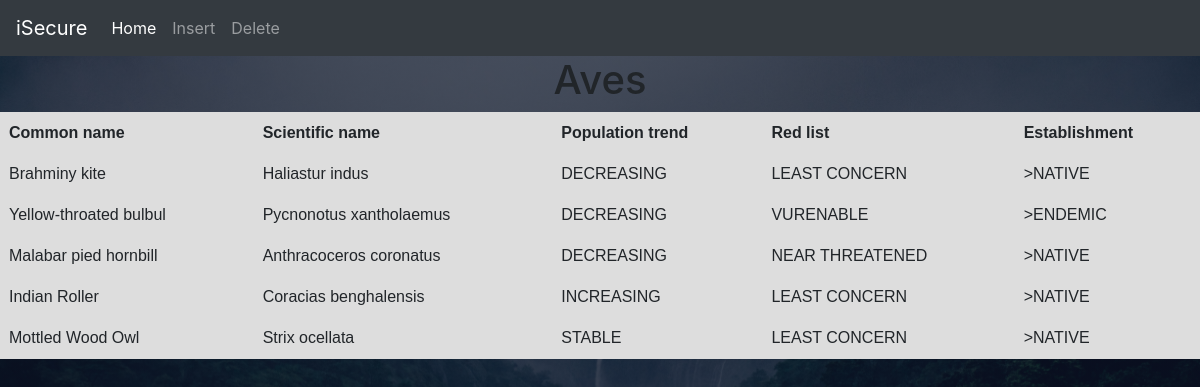
/displayaves.php, run on the app's committed database.
### tables this page shows
CREATE TABLE `aves` (
  `name` varchar(23) NOT NULL,
  `scientific_name` varchar(23) NOT NULL,
  `population_trend` varchar(23) NOT NULL,
  `red_list` varchar(23) NOT NULL,
  `establishment` varchar(23) NOT NULL
);

### displayaves.php (the view, shortened to what this page needs)
<!DOCTYPE html>
<html>
    <head>
    <?php include 'links.php'; ?>
    <link rel="stylesheet" href="table.css">
        <link rel="stylesheet" href="https://stackpath.bootstrapcdn.com/bootstrap/4.4.1/css/bootstrap.min.css">
    </head>
    <body>
    <nav class="navbar navbar-expand-lg navbar-dark bg-dark">
  <a class="navbar-brand" href="/forest">iSecure</a>
  <div class="collapse navbar-collapse" id="navbarSupportedContent">
    <ul class="navbar-nav mr-auto">
      <li class="nav-item active">
        <a class="nav-link" href="/forest/firstp.php">Home <span class="sr-only">(current)</span></a>
      </li>
      <li class="nav-item">
        <a class="nav-link" href="/forest/insertaves.php">Insert</a>
      </li>
      <li class="nav-item">
        <a class="nav-link" href="/forest/deleteaves.php">Delete</a>
      </li>
  </div>
</nav><div = class="main-div">
<h1 class="text-center">Aves</h1>
            <div class ="center-div">
                <div class = "table-responsive">
                    <table>
                        <thead>
                            <tr>
                                <th> Common name</th>
                                <th> Scientific name </th>
                                <th> Population trend </th>
                                <th> Red list </th>
                                <th> Establishment </th>
                            </tr>
                        </thead>
                        <tbody>
                        <?php
                        include 'connection.php';
                        $selectquery = " select * from aves";
                        $query = mysqli_query($conn, $selectquery);
                        while($res = mysqli_fetch_array($query)){
                        ?>
                        <tr>
                        <td><?php echo $res['name']; ?></td>
                        <td><?php echo $res['scientific_name']; ?> </td>
                        <td><?php echo $res['population_trend']; ?></td>
                        <td><?php echo $res['red_list']; ?> </td>
                        <td>><?php echo $res['establishment']; ?> </td>
                        </tr>
                        <?php
                        }
                        ?>
                        </tbody>
                    </table>
                </div>
            </div>
        </div>
    </body>
</html>

### table.css (style rules this page uses)
table { font-family: Arial, sans-serif; border-collapse: collapse; width: 100%; border: 1px solid #ddd; }
th, td { border-right: 1px solid #ddd; border-bottom: 1px solid #ddd; padding: 8px; text-align: left; }
th,td { border-left: 1px solid #ddd; border-top: 1px solid #ddd; background-color: #ddd;background-color: #ddd; }
body { min-height: 100vh; width: 100%; background-image: linear-gradient(rgba(4, 9, 30, 0.7), rgba(4, 9, 30, 0.7)), url(figure.jpg); background-position: center; background-size: cover; position: relative; }

### data on the page
aves: name "Brahminy kite", scientific_name "Haliastur indus", population_trend "DECREASING", red_list "LEAST CONCERN", establishment "NATIVE"
aves: name "Yellow-throated bulbul", scientific_name "Pycnonotus xantholaemus", population_trend "DECREASING", red_list "VURENABLE", establishment "ENDEMIC"
aves: name "Malabar pied hornbill", scientific_name "Anthracoceros coronatus", population_trend "DECREASING", red_list "NEAR THREATENED", establishment "NATIVE"
aves: name "Indian Roller", scientific_name "Coracias benghalensis", population_trend "INCREASING", red_list "LEAST CONCERN", establishment "NATIVE"
aves: name "Mottled Wood Owl", scientific_name "Strix ocellata", population_trend "STABLE", red_list "LEAST CONCERN", establishment "NATIVE"
